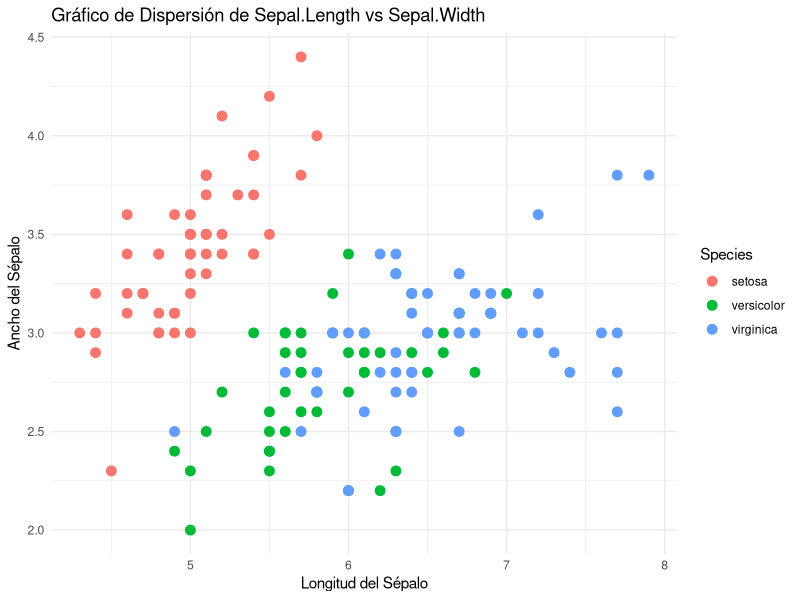
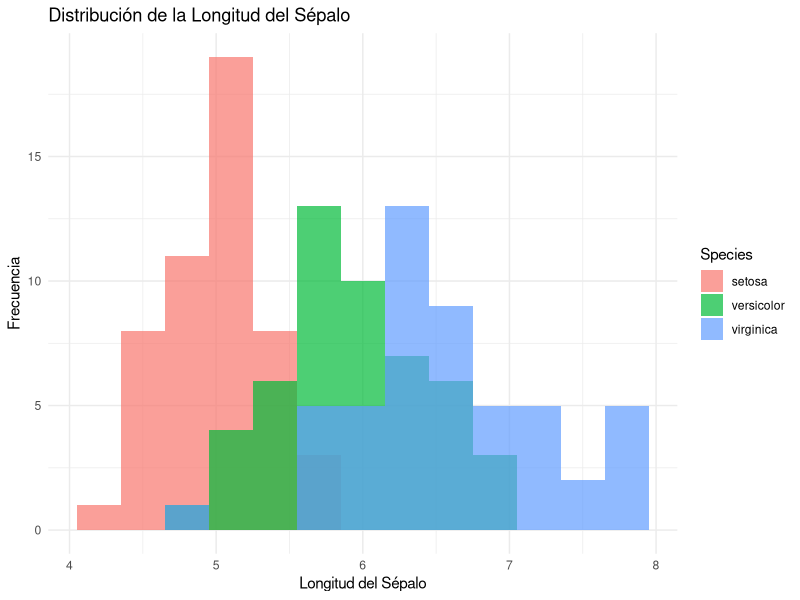
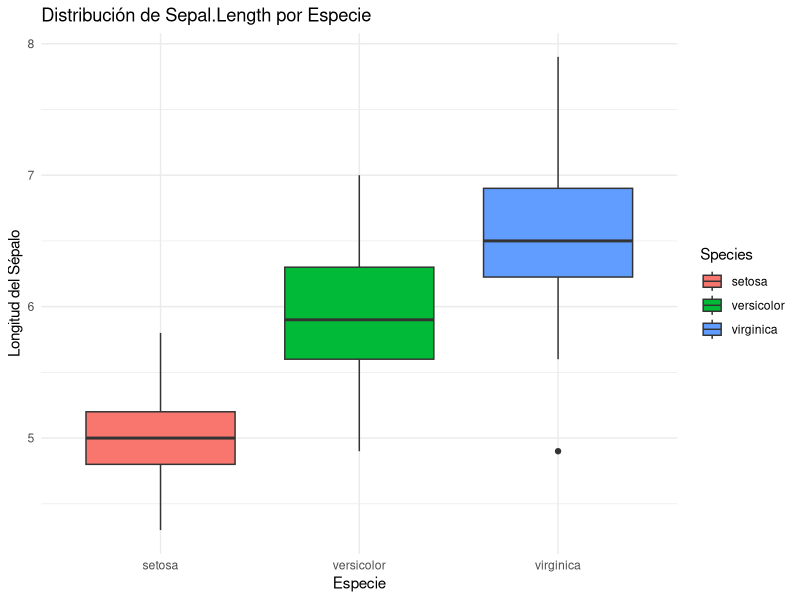
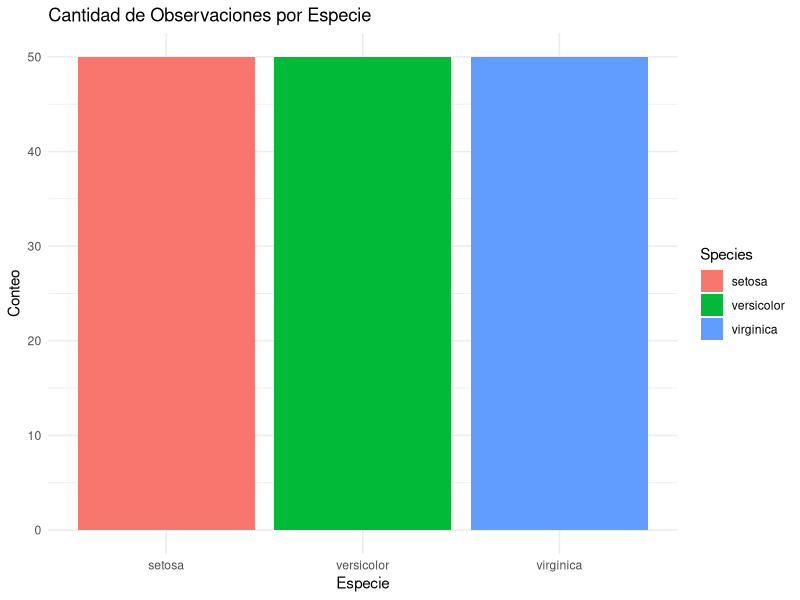
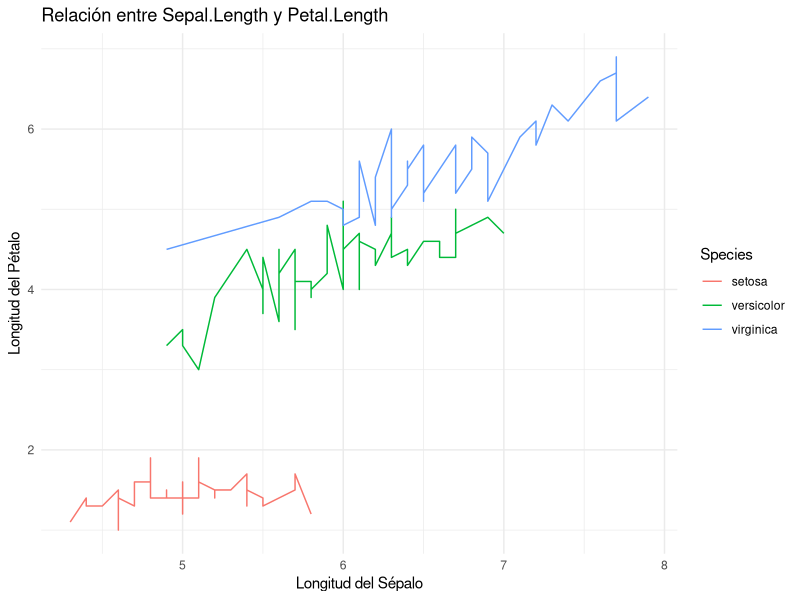
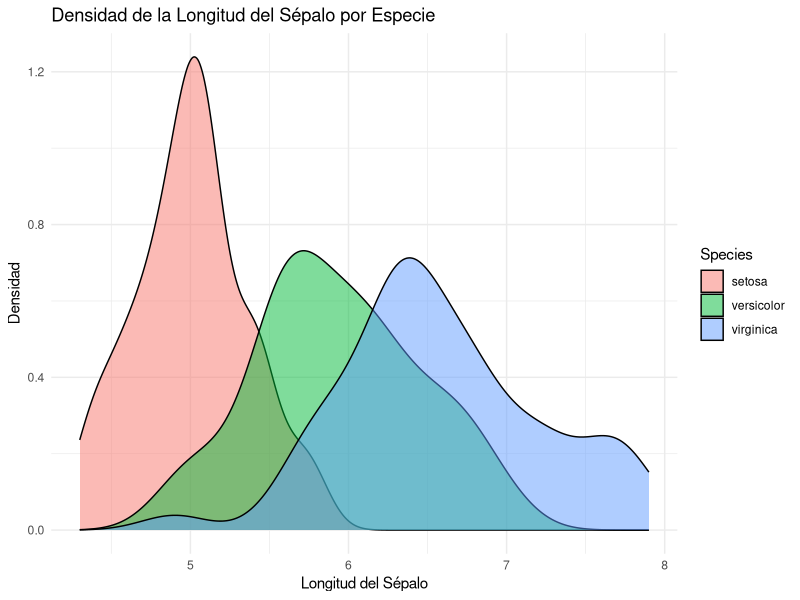
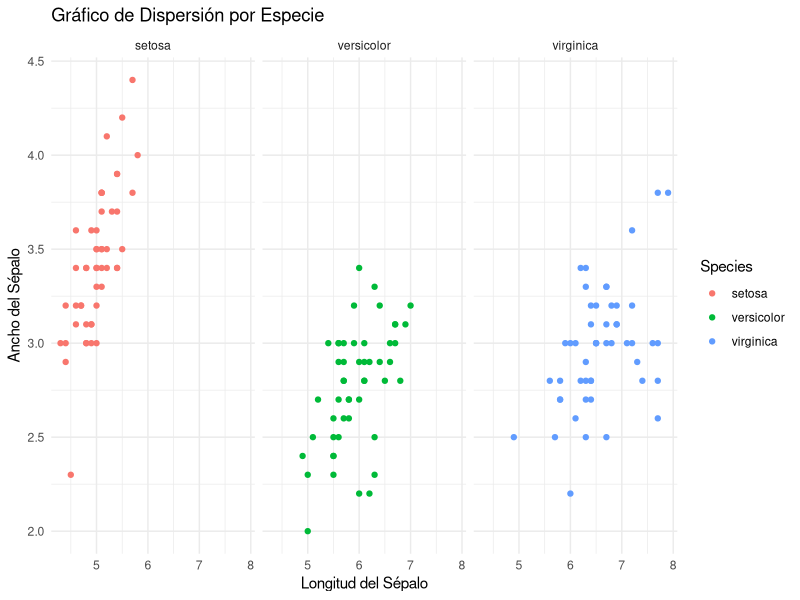
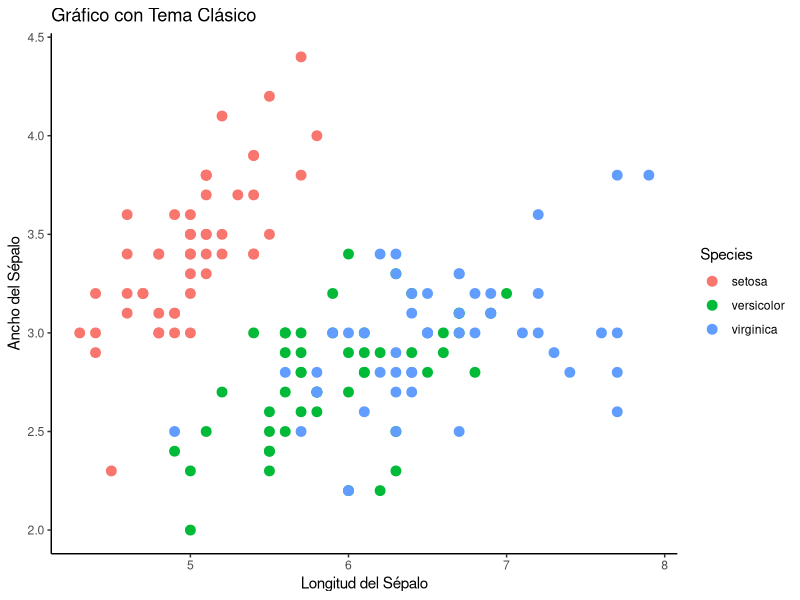

These charts were generated, in order, by the following R code:
## ---- chunk 1
library(ggplot2)
library(ggrepel)
#Grafico de Dispersión
ggplot(iris, aes(x = Sepal.Length, y = Sepal.Width, color = Species)) +
  geom_point(size = 3) +
  theme_minimal() +
  labs(title = "Gráfico de Dispersión de Sepal.Length vs Sepal.Width",
       x = "Longitud del Sépalo",
       y = "Ancho del Sépalo")

## ---- chunk 2
#Grafico Histograma
ggplot(iris, aes(x = Sepal.Length, fill = Species)) +
  geom_histogram(binwidth = 0.3, alpha = 0.7, position = "identity") +
  theme_minimal() +
  labs(title = "Distribución de la Longitud del Sépalo",
       x = "Longitud del Sépalo",
       y = "Frecuencia")
## ---- chunk 3
#Boxplot

ggplot(iris, aes(x = Species, y = Sepal.Length, fill = Species)) +
  geom_boxplot() +
  theme_minimal() +
  labs(title = "Distribución de Sepal.Length por Especie",
       x = "Especie",
       y = "Longitud del Sépalo")
## ---- chunk 4
#Grafico de Barras

ggplot(iris, aes(x = Species, fill = Species)) +
  geom_bar() +
  theme_minimal() +
  labs(title = "Cantidad de Observaciones por Especie",
       x = "Especie",
       y = "Conteo")
## ---- chunk 5
#Grafico de líneas

ggplot(iris, aes(x = Sepal.Length, y = Petal.Length, color = Species)) +
  geom_line() +
  theme_minimal() +
  labs(title = "Relación entre Sepal.Length y Petal.Length",
       x = "Longitud del Sépalo",
       y = "Longitud del Pétalo")
## ---- chunk 6
#Grafico de Densidad
ggplot(iris, aes(x = Sepal.Length, fill = Species)) +
  geom_density(alpha = 0.5) +
  theme_minimal() +
  labs(title = "Densidad de la Longitud del Sépalo por Especie",
       x = "Longitud del Sépalo",
       y = "Densidad")
## ---- chunk 7
#Grafico de Facetas

ggplot(iris, aes(x = Sepal.Length, y = Sepal.Width, color = Species)) +
  geom_point() +
  facet_wrap(~ Species) +
  theme_minimal() +
  labs(title = "Gráfico de Dispersión por Especie",
       x = "Longitud del Sépalo",
       y = "Ancho del Sépalo")
## ---- chunk 8
#Grafico Personalizado

ggplot(iris, aes(x = Sepal.Length, y = Sepal.Width, color = Species)) +
  geom_point(size = 3) +
  theme_classic() +
  labs(title = "Gráfico con Tema Clásico",
       x = "Longitud del Sépalo",
       y = "Ancho del Sépalo")
## ---- chunk 9
#Grafico Personalizado

iris$logFC <- iris$Sepal.Length - mean(iris$Sepal.Length)
iris$pvalue <- runif(nrow(iris), min=0, max=0.05)
iris$logP <- -log10(iris$pvalue)

ggplot(iris, aes(x=logFC, y=logP, color=Species, label=Species)) +
  geom_point() +
  geom_text_repel() +
  theme_minimal() +
  labs(title = "Volcano Plot de iris",
       x = "Log Fold Change",
       y = "-log10(p-value)")
